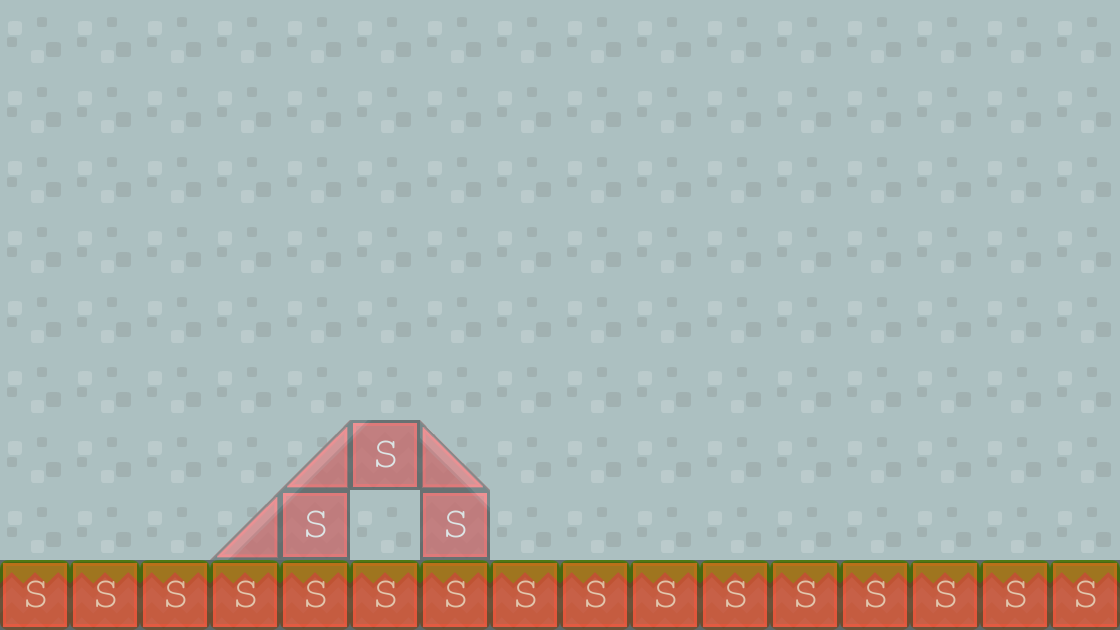

Tiled map render using the project's own tile images. Description and the map definition, with tile-layer contents summarised, below:
An orthogonal 16x9 tile map with 70x70 px tiles, 3 tile layers (background color, background-tiles, collision), 2 tilesets and 3 objects (3x BadGuy).

<map version="1.0" orientation="orthogonal" renderorder="right-down" width="16" height="9" tilewidth="70" tileheight="70">
 <tileset firstgid="1" name="background-tiles" tilewidth="70" tileheight="70">
  <image source="../../../Mario Files/data/img/background-tiles.png" width="910" height="910" />
 </tileset>
 <tileset firstgid="170" name="meta-tiles" tilewidth="70" tileheight="70">
  <image source="../../../Mario Files/data/img/meta-tiles.png" width="350" height="70" />
  <tile id="1">
   <properties>
    <property name="type" value="lslope" />
   </properties>
  </tile>
  <tile id="3">
   <properties>
    <property name="rslope" value="" />
   </properties>
  </tile>
  <tile id="4">
   <properties>
    <property name="type" value="solid" />
   </properties>
  </tile>
 </tileset>
 <layer name="background color" width="16" height="9">
  <data>[144 cells, 144 non-empty, 1 distinct tile ids]</data>
 </layer>
 <layer name="background-tiles" width="16" height="9">
  <data>[144 cells, 22 non-empty, 5 distinct tile ids]</data>
 </layer>
 <layer name="collision" width="16" height="9" opacity="0.46">
  <properties>
   <property name="type" value="solid" />
  </properties>
  <data>[144 cells, 22 non-empty, 3 distinct tile ids]</data>
 </layer>
 <objectgroup name="EnemyEntities">
  <object name="BadGuy" x="561" y="505" width="391" height="54" />
  <object name="BadGuy" x="659" y="506" width="219" height="52" />
  <object name="BadGuy" x="1015" y="513" width="98" height="44" />
 </objectgroup>
</map>
